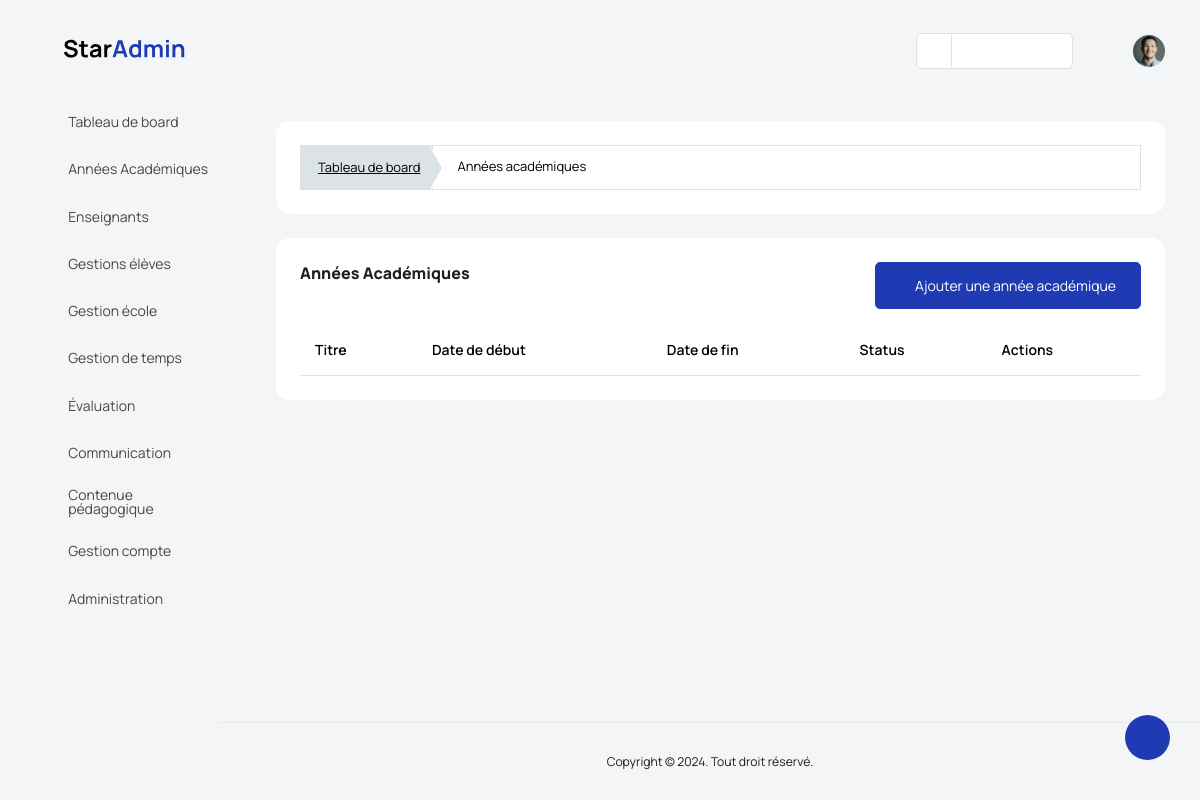
The page /année-academiques/ (signed in) on the database as committed earlier.
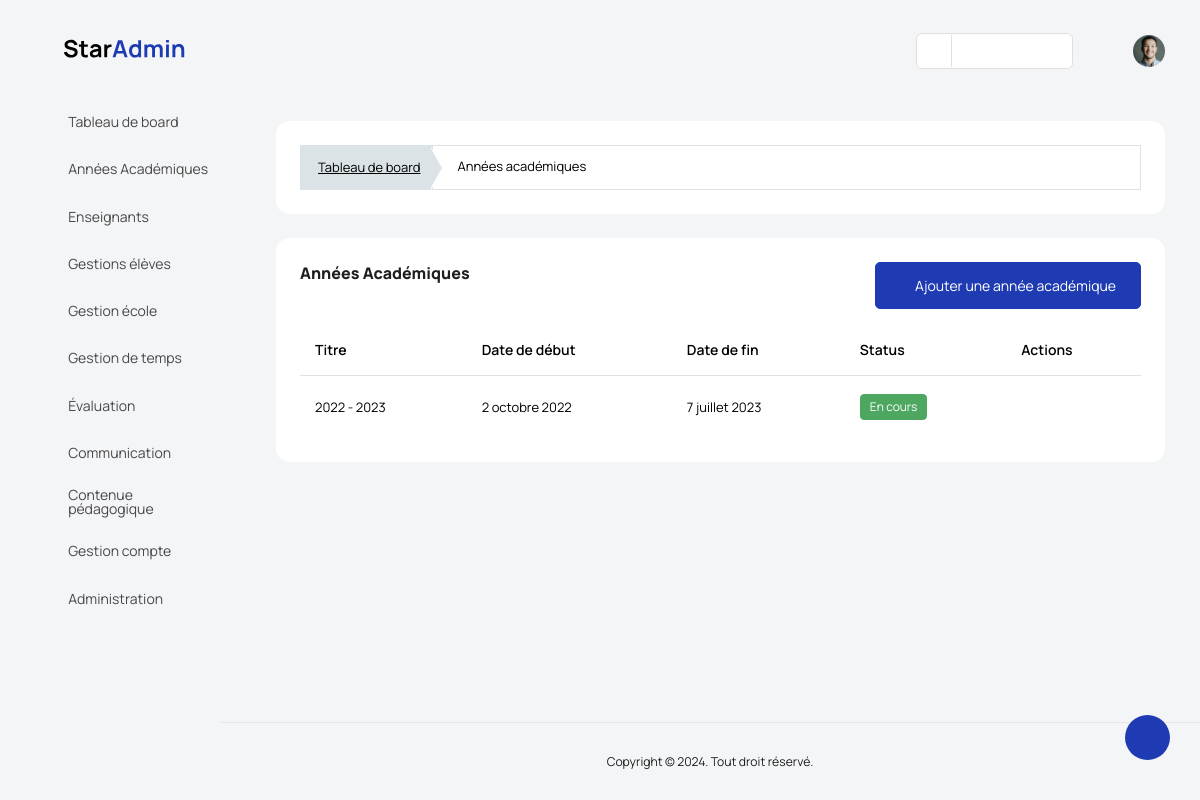
The same page on the database as committed later.
### backend/models/gestion_ecole.py (models this page shows, shortened)
class AcademicYear(models.Model):
    label = models.CharField(max_length=50)
    start_date = models.DateField(blank=True, null=True)
    end_date = models.DateField(blank=True, null=True)
    status = models.BooleanField(default=True)
    school = models.ForeignKey(Etablishment, on_delete=models.CASCADE)
    created_at = models.DateTimeField(auto_now_add=True)
    updated_at = models.DateTimeField(auto_now=True)

### manager_dashboard/views/gestion_universite_view.py (called while the page is built)
    def dispatch(self,request, *args, **kwargs):
        if not request.user.is_authenticated:
            return redirect('backend:login')
        if request.user.is_manager or request.user.is_admin_school:
            return super().dispatch(request, *args, **kwargs)
        return redirect('backend:logout')

    def get(self, request, *args, **kwargs):
        academic_years = AcademicYear.objects.filter(school=request.user.school).order_by('-label')
        context = {'academic_years': academic_years}
        return render(request, template_name=self.template, context=context)

### manager_dashboard/templates/manager_dashboard/gestion_ecole/annee_academiques.html (shortened to what this page needs)
{% extends '../base.html' %}
{% load static %}
{% block content %}
<div class="col-md-12 grid-margin stretch-card">
    <div class="card">
        <div class="card-body">
            <div class="template-demo">
                <nav aria-label="breadcrumb">
                    <ol class="breadcrumb breadcrumb-custom">
                        <li class="breadcrumb-item"><a href='{% url "manager_dashboard:index" %}'>Tableau de board</a></li>
                        <li class="breadcrumb-item active" aria-current="page"><span>Années académiques</span></li>
                    </ol>
                </nav>
            </div>
        </div>
    </div>
</div>
<div class="card">
    <div class="card-body">
        <div class="d-sm-flex justify-content-between align-items-start">
            <div>
            <h4 class="card-title card-title-dash">Années Académiques</h4>
            </div>
            <div>
            <a href='{% url "manager_dashboard:add_year" %}' class="btn btn-primary text-white mb-0 me-0"><i
                class="mdi mdi-calendar-plus "></i> Ajouter une année académique</a>
            </div>
        </div>
        <div class="row mt-3">
            <div class="col-12">
                <div class="table-responsive">
                    <table id="order-listing" class="table">
                        <thead>
                            <tr>
                                <th>Titre</th>
                                <th>Date de début</th>
                                <th>Date de fin</th>
                                <th>Status</th>
                                <th>Actions</th>
                            </tr>
                        </thead>
                        <tbody id='elementList'>
                            {% for year in academic_years %}
                                <tr data-id='{{year.id}}'>
                                    <td>{{year.label}}</td>
                                    <td>{{year.start_date}}</td>
                                    <td>{{year.end_date}}</td>
                                    <td>
                                        {% if year.status %}
                                            <label class="badge badge-success">En cours</label>
                                        {% else %}
                                            <label class="badge badge-danger">Clôturé</label>
                                        {% endif %}
                                    </td>
                                    <td>
                                        <a href='{% url "manager_dashboard:edit_year" year.id %}' class='p-2'><i class="fa fa-edit h4 text-dark"></i></a>
                                        <a href="#" onclick="delete_function({{year.id}})" ><i class="fa fa-trash-o h4 text-danger"></i></a>
                                    </td>
                                </tr>
                            {% endfor %}
                        </tbody>
                    </table>
                </div>
            </div>
        </div>
    </div>
</div>
{% endblock content %}

Rows that differ between the two databases and show on the page:
added AcademicYear: label "2022 - 2023", start_date "2 octobre 2022", end_date "7 juillet 2023", status "En cours"
